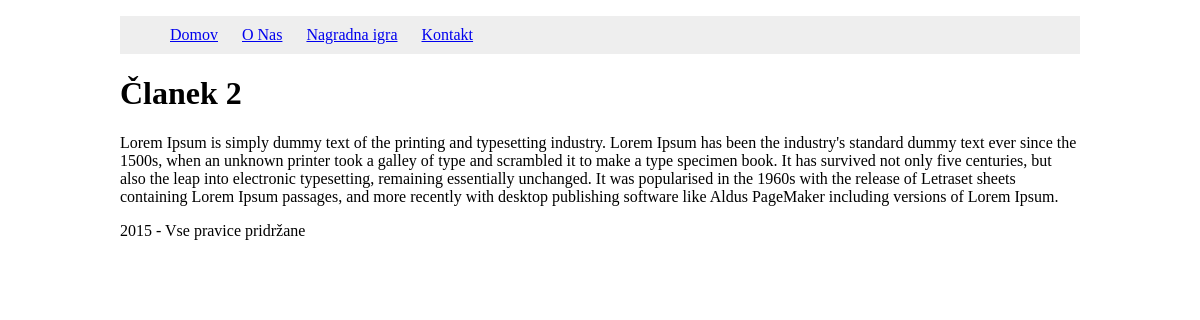
The app's page /clanek.php?id=2 with its own data.
### tables this page shows
CREATE TABLE `clanki` (
  `id` int(11) NOT NULL,
  `datum` timestamp NOT NULL DEFAULT CURRENT_TIMESTAMP,
  `naslov` varchar(255) NOT NULL,
  `vsebina` text NOT NULL
);

### skripte/ez_sql_mysql.php (called while the page is built, shortened)
<?php
	$ezsql_mysql_str = array
	(
		1 => 'Require $dbuser and $dbpassword to connect to a database server',
		2 => 'Error establishing mySQL database connection. Correct user/password? Correct hostname? Database server running?',
		3 => 'Require $dbname to select a database',
		4 => 'mySQL database connection is not active',
		5 => 'Unexpected error while trying to select database'
	);
	class ezSQL_mysql extends ezSQLcore
	{
		var $encoding = false;
		function ezSQL_mysql($dbuser='', $dbpassword='', $dbname='', $dbhost='localhost', $encoding='')
		{
			$this->dbuser = $dbuser;
			$this->dbpassword = $dbpassword;
			$this->dbname = $dbname;
			$this->dbhost = $dbhost;
			$this->encoding = $encoding;
		}
		function connect($dbuser='', $dbpassword='', $dbhost='localhost')
		{
			global $ezsql_mysql_str; $return_val = false;
			if ( ! $dbuser )
			{
				$this->register_error($ezsql_mysql_str[1].' in '.__FILE__.' on line '.__LINE__);
				$this->show_errors ? trigger_error($ezsql_mysql_str[1],E_USER_WARNING) : null;
			}
			else if ( ! $this->dbh = @mysql_connect($dbhost,$dbuser,$dbpassword,true,131074) )
			{
				$this->register_error($ezsql_mysql_str[2].' in '.__FILE__.' on line '.__LINE__);
				$this->show_errors ? trigger_error($ezsql_mysql_str[2],E_USER_WARNING) : null;
			}
			else
			{
				$return_val = true;
			}
			return $return_val;
		}
		function select($dbname='', $encoding='')
		{
			global $ezsql_mysql_str; $return_val = false;
			if ( ! $dbname )
			{
				$this->register_error($ezsql_mysql_str[3].' in '.__FILE__.' on line '.__LINE__);
				$this->show_errors ? trigger_error($ezsql_mysql_str[3],E_USER_WARNING) : null;
			}
			else if ( ! $this->dbh )
			{
				$this->register_error($ezsql_mysql_str[4].' in '.__FILE__.' on line '.__LINE__);
				$this->show_errors ? trigger_error($ezsql_mysql_str[4],E_USER_WARNING) : null;
			}
			else if ( !@mysql_select_db($dbname,$this->dbh) )
			{
				if ( !$str = @mysql_error($this->dbh))
					  $str = $ezsql_mysql_str[5];
				$this->register_error($str.' in '.__FILE__.' on line '.__LINE__);
				$this->show_errors ? trigger_error($str,E_USER_WARNING) : null;
			}
			else
			{
				if ( $encoding == '') $encoding = $this->encoding;
				$return_val = true;
			}
			return $return_val;
		}
		function query($query)
		{
			$return_val = 0;
			$query = trim($query);
			$this->result = @mysql_query($query,$this->dbh);
			if ( preg_match("/^(insert|delete|update|replace|truncate|drop|create|alter|set|lock|unlock)\s+/i",$query) )
			{
				$is_insert = true;
				$this->rows_affected = @mysql_affected_rows($this->dbh);
				if ( preg_match("/^(insert|replace)\s+/i",$query) )
				{
					$this->insert_id = @mysql_insert_id($this->dbh);
				}
				$return_val = $this->rows_affected;
			}
			else
			{
				$is_insert = false;
				$i=0;
				$num_rows=0;
				while ( $row = @mysql_fetch_object($this->result) )
				{
					$num_rows++;
				}
				$this->num_rows = $num_rows;
				$return_val = $this->num_rows;
			}
			return $return_val;
		}
	}

### skripte/ez_sql_core.php (called while the page is built, shortened)
<?php
	class ezSQLcore
	{
		var $show_errors      = true;
		var $timers           = array();
		function flush()
		{
			$this->last_result = null;
		}
		function get_row($query=null,$output=OBJECT,$y=0)
		{
			if ( $query )
			{
				$this->query($query);
			}
			if ( $output == OBJECT )
			{
				return $this->last_result[$y]?$this->last_result[$y]:null;
			}
			elseif ( $output == ARRAY_A )
			{
				return $this->last_result[$y]?get_object_vars($this->last_result[$y]):null;
			}
			elseif ( $output == ARRAY_N )
			{
				return $this->last_result[$y]?array_values(get_object_vars($this->last_result[$y])):null;
			}
			else
			{
				$this->show_errors ? trigger_error(" \$db->get_row(string query, output type, int offset) -- Output type must be one of: OBJECT, ARRAY_A, ARRAY_N",E_USER_WARNING) : null;
			}
		}
		function timer_get_cur()
		{
			list($usec, $sec) = explode(" ",microtime());
			return ((float)$usec + (float)$sec);
		}
		function timer_start($timer_name)
		{
			$this->timers[$timer_name] = $this->timer_get_cur();
		}
		function timer_elapsed($timer_name)
		{
			return round($this->timer_get_cur() - $this->timers[$timer_name],2);
		}
	}

### clanek.php (the view)
<?php
	require_once('header.php');
	$id = $_GET["id"];
    $clanek = $db->get_row("SELECT * FROM clanki WHERE id = $id");
?>
        <div class="content">
            <h1><?php echo $clanek->naslov; ?></h1>
            <p><?php echo $clanek->vsebina; ?></p>
        </div>
<?php require_once('footer.php'); ?>

### records on screen
clanki: naslov "Članek 2", vsebina "Lorem Ipsum is simply dummy text of the printing and typesetting industry. Lorem Ipsum has been the industry's standard dummy text ever since the 1500s, when an unknown printer took a galley of type and scrambled it to make a type specimen book. It has survived not only five centuries, but also the leap into electronic typesetting, remaining essentially unchanged. It was popularised in the 1960s with the release of Letraset sheets containing Lorem Ipsum passages, and more recently with desktop publishing software like Aldus PageMaker including versions of Lorem Ipsum."
